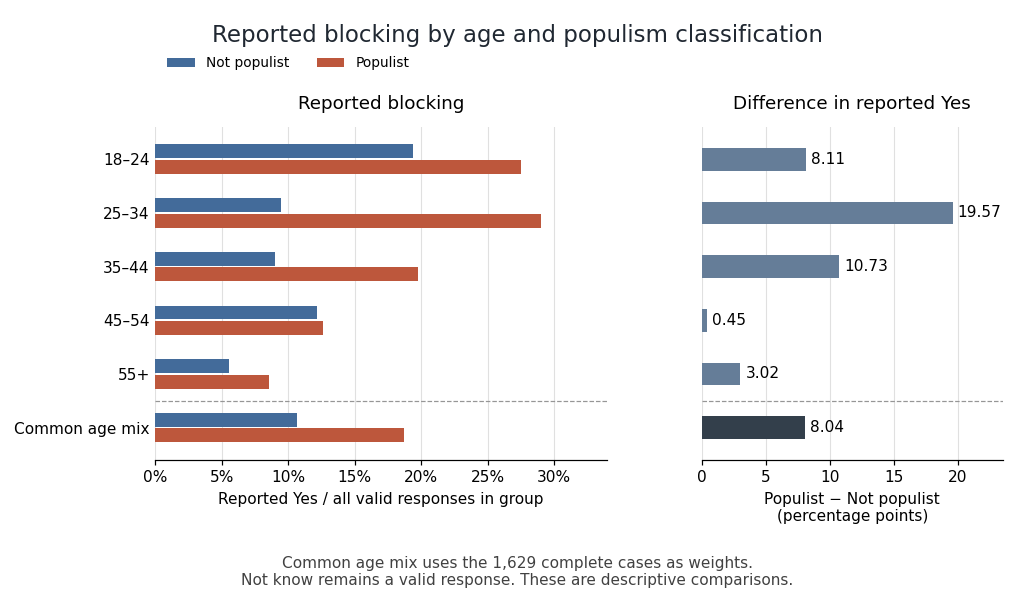

Generate this figure with Python:
"""Original count-derived plot; write 2018-blocking-by-age.png to the cwd.

Use the Python, NumPy and Matplotlib versions in the root pyproject.toml.
All proportions include the recorded Not know responses in their denominators.
"""
from pathlib import Path

import numpy as np
from matplotlib.backends.backend_agg import FigureCanvasAgg
from matplotlib.figure import Figure
from matplotlib.ticker import PercentFormatter


COUNTS = np.array([
    [[9, 70, 19], [13, 132, 55]],
    [[11, 56, 7], [15, 139, 63]],
    [[16, 85, 10], [9, 174, 45]],
    [[12, 53, 9], [20, 174, 28]],
    [[6, 79, 5], [16, 272, 27]],
])


def main():
    totals = COUNTS.sum(axis=2)
    rates = COUNTS[:, :, 2] / totals
    weights = totals.sum(axis=1) / totals.sum()
    displayed = np.vstack((rates, weights @ rates))
    differences = displayed[:, 1] - displayed[:, 0]
    labels = ["18–24", "25–34", "35–44", "45–54", "55+", "Common age mix"]
    y = np.arange(len(labels))
    figure = Figure(figsize=(9.4, 5.5), dpi=110, facecolor="white")
    FigureCanvasAgg(figure)
    left, right = figure.subplots(1, 2, gridspec_kw={"width_ratios": [1.5, 1]})
    figure.subplots_adjust(left=0.15, right=0.97, top=0.79,
                           bottom=0.24, wspace=0.25)
    colors = ("#436b9a", "#bd573c")
    for j, (name, color) in enumerate(zip(("Not populist", "Populist"), colors)):
        left.barh(y + (j - 0.5) * 0.29, displayed[:, j], height=0.26,
                  label=name, color=color)
    left.set(yticks=y, yticklabels=labels, xlim=(0, 0.34),
             xlabel="Reported Yes / all valid responses in group")
    left.xaxis.set_major_formatter(PercentFormatter(1, decimals=0))
    left.set_title("Reported blocking", fontsize=12, pad=12)
    left.legend(loc="upper left", bbox_to_anchor=(0, 1.25),
                ncol=2, frameon=False, fontsize=9)
    right.barh(y, differences * 100, height=0.42,
               color=["#657d98"] * 5 + ["#333f4b"])
    for k, value in enumerate(differences * 100):
        right.text(value + 0.4, k, f"{value:.2f}", va="center", fontsize=10)
    right.set(yticks=y, yticklabels=[], xlim=(0, 23.5),
              xlabel="Populist − Not populist\n(percentage points)")
    right.set_title("Difference in reported Yes", fontsize=12, pad=12)
    for ax in (left, right):
        ax.set_ylim(-0.6, 5.6)
        ax.invert_yaxis()
        ax.axhline(4.5, color="#969696", lw=0.8, linestyle="--")
        ax.set_axisbelow(True)
        ax.grid(axis="x", color="#e0e0e0", lw=0.7)
        for side in ("top", "right", "left"):
            ax.spines[side].set_visible(False)
        ax.tick_params(axis="y", length=0)
    figure.text(0.5, 0.96, "Reported blocking by age and populism classification",
                ha="center", va="top", fontsize=15, color="#202832")
    figure.text(0.5, 0.055,
                "Common age mix uses the 1,629 complete cases as weights.\n"
                "Not know remains a valid response. These are descriptive comparisons.",
                ha="center", va="center", fontsize=10, color="#414141")
    figure.savefig(Path.cwd() / "2018-blocking-by-age.png", dpi=110,
                   facecolor="white", transparent=False)


if __name__ == "__main__":
    main()
